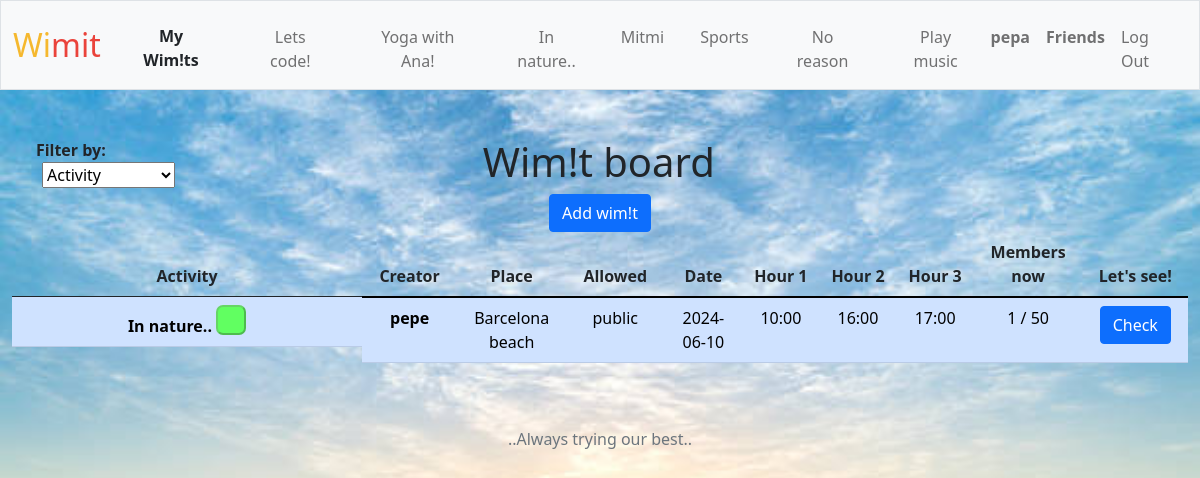
/ (signed in), run on the app's committed database.
### tables this page shows
CREATE TABLE add_wimit (id INTEGER PRIMARY KEY AUTOINCREMENT NOT NULL, creator_id INTEGER NOT NULL, activity TEXT NOT NULL, allowed TEXT NOT NULL, min INTEGER NOT NULL, max INTEGER NOT NULL, date DATETIME NOT NULL DEFAULT CURRENT_TIMESTAMP, hour_1 INTEGER NOT NULL DEFAULT 0, hour_2 INTEGER NOT NULL DEFAULT 0, hour_3 INTEGER NOT NULL DEFAULT 0, i_bring INTEGER NOT NULL DEFAULT 0, n_members INTEGER NOT NULL DEFAULT 0, place TEXT NOT NULL, edit_bring TEXT NOT NULL DEFAULT 'Do we need material?', others_name TEXT);

CREATE TABLE users (id INTEGER PRIMARY KEY AUTOINCREMENT NOT NULL, username TEXT NOT NULL, hash TEXT NOT NULL);

### app.py (the view)
@app.route("/")
def home():
    init_today()
    image_link = "static/img/sunrise.jpg"
    try:
        x = session['user_id']
    except KeyError:
        return redirect("/login")
    user_private_activities = db.execute("SELECT * FROM add_wimit WHERE (allowed = 'private') AND (creator_id = ?) AND date >= ? ORDER BY date, hour_1", session["user_id"], today)
    user_public_activities = db.execute("SELECT * FROM add_wimit WHERE (allowed = 'public') AND (creator_id = ?) AND date >= ? ORDER BY date, hour_1", session["user_id"], today)
    friends_private_activities = db.execute("SELECT * FROM add_wimit JOIN friends ON add_wimit.creator_id = friends.friend_id WHERE friends.user_id = ? AND date >= ? and allowed = 'private' ORDER BY date, hour_1", session["user_id"], today)
    fpa_usernames = db.execute("SELECT * FROM users JOIN friends ON users.id = friends.friend_id JOIN add_wimit ON friends.friend_id = add_wimit.creator_id WHERE friends.user_id = ? AND date >= ? ORDER BY date, hour_1", session["user_id"], today)
    public_activities = db.execute("SELECT * FROM add_wimit WHERE allowed = 'public' AND creator_id != ? AND n_members < max AND date >= ? ORDER BY date, hour_1", session["user_id"], today)
    pa_usernames = db.execute("SELECT * FROM users JOIN add_wimit ON users.id = add_wimit.creator_id WHERE allowed = 'public' AND creator_id != ? AND n_members < max AND date >= ? ORDER BY date, hour_1", session["user_id"], today)
    return render_template("home.html", pending=session['pending_friends'], username=session['user_username'], user_private_activities=user_private_activities, user_public_activities=user_public_activities, friends_private_activities=friends_private_activities, fpa_usernames=fpa_usernames, public_activities=public_activities, pa_usernames=pa_usernames, activities=ACTIVITIES, image_link=image_link)

### app.py (called while the page is built)
@app.after_request
def after_request(response):
    response.headers["Cache-Control"] = "no-cache, no-store, must-revalidate"
    response.headers["Expires"] = 0
    response.headers["Pragma"] = "no-cache"
    response.headers['Vary'] = 'Cookie'
    return response

def init_today():
    global today
    today = date.today()
    return today

### templates/home.html (shortened to what this page needs)
{% extends "layout.html" %}
{% block nav %}<li class="nav-item"><a class="nav-link bold">{{ username }}</a></li>{% endblock %}
{% block main %}
    <div class="flex-container">
        <div class="caja top_dropdown_home">
            <label for="filtered" class="bold move_left">Filter by:</label>
            <select name="filtered" id="filtered" onchange="changeFunc();">
                <option disable selected>Activity</option>
            </select>
        </div>
        <div class="caja title">
            {% if title %}
                <h1>{{title}}</h1>
            {% else %}
                <h1>Wim!t board</h1>
            {% endif %}
        </div>
        <div class="caja top_justify"></div>
    </div>
    <table class="table">
        <thead>
            <tr>
                <th class="double_bold">Activity</th>
                <th class="double_bold">Creator</th>
                <th class="double_bold">Place</th>
                <th class="double_bold">Allowed</th>
                <th class="double_bold">Date</th>
                <th class="double_bold">Hour 1</th>
                <th class="double_bold">Hour 2</th>
                <th class="double_bold">Hour 3</th>
                <th class="double_bold">Members now</th>
                <th class="double_bold">Let's see!</th>
            </tr>
        </thead>
        <tbody>
            <tr>
                <form action="/addwimit">
                    <button class="left btn btn-primary" type="submit">Add wim!t</button>
                </form>
            </tr>
            {% set total_len = total_len | default(0) + user_private_activities | length %}
            {% set total_len = total_len | default(0) + user_public_activities | length %}
            {% set total_len = total_len | default(0) + friends_private_activities | length %}
            {% if public_activities | length > 0 %}
                {% for each in public_activities %}
                    {% if (loop.index0 + total_len) % 2 == 0 %}
                        <tr class="table table-primary">
                    {% else %}
                        <tr class="table table-secondary">
                    {% endif %}
                    <div class="flex_max">
                        {% if each['activity'] == 'Others' %}
                            <td id="otros2" class="bold inline"> {{ each['others_name'] }}
                                <button class="enrolledornot enrolled inline" disabled></button>
                            </td>
                        {% else %}
                            <td class="bold inline"> {{ each['activity'] }}
                                <button class="enrolledornot enrolled inline" disabled></button>
                            </td>
                        {% endif %}
                    </div>
                        <td class="bold"> {{ pa_usernames[loop.index0]['username'] }} </td>
                        <td> {{ each["place"] }} </td>
                        <td> {{ each["allowed"] }} </td>
                        <td> {{ each["date"] }} </td>
                        <td> {{ each["hour_1"] }} </td>
                        {% if each["hour_2"] %}
                            <td> {{ each["hour_2"] }} </td>
                        {% else %}
                            <td> --- </td>
                        {% endif %}
                        {% if each["hour_3"] %}
                            <td> {{ each["hour_3"] }} </td>
                        {% else %}
                            <td> --- </td>
                        {% endif %}
                        <td> {{ each["n_members"] }} / {{ each["max"] }} </td>
                        <form action="/check" method="get">
                            <td><button class="btn btn-primary" value="{{ each['id'] }}" name="get_id" type="submit">Check</button></td>
                        </form>
                    </tr>
                {% endfor %}
            {% endif %}
        </tbody>
    </table>
{% endblock %}

### static/styles.css (style rules this page uses)
table td, table th { width: 350px; }
.bold { font-weight: 700; }
.double_bold { font-weight: 900; }
.top_dropdown_home { width:10%; float: left; margin-left:30px; }
.move_left { margin-left:-60px; }
.flex-container { display:flex; }
.top_justify { width: 150px; }
.title { flex-grow: 9; }
.enrolledornot { display: inline-block; width: 30px; height: 30px; border-radius: 7px; }
.enrolled { background-color: rgb(97, 255, 97); }
.inline { display: inline-block; flex: auto; }
.flex_max { display: flex; max-width: 20%; }

### data on the page
add_wimit: activity "In nature..", place "Barcelona beach", allowed "public", date "2024-06-10", hour_1 "10:00", hour_2 "16:00", hour_3 "17:00", n_members "1", max "50", {{ each['id'] }} 426 (drawn)
users: username "pepe"

### other printed values
{{ ACTIVITIES[i] }} "Lets code!" "Yoga with Ana!" "In nature.." "Mitmi" "Sports" "No reason" "Play music"
{{ username }} "pepa"
